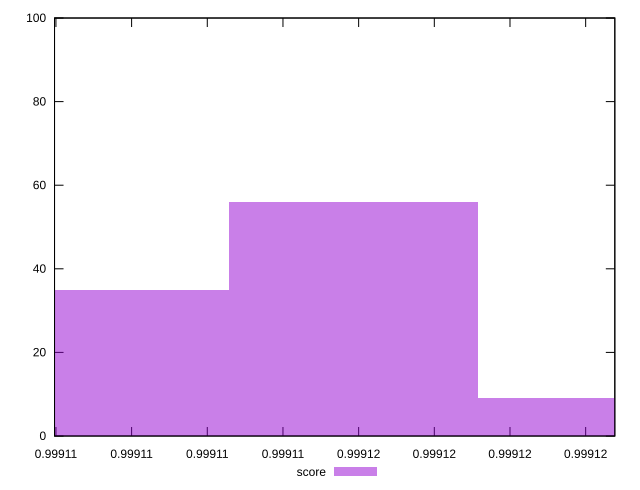

The gnuplot source for this figure:
reset

$score <<EOF
0.9991092985714362 35
0.9991158642293665 56
0.9991224298872968 9
EOF

set key outside below
set boxwidth 0.00000656565793031199
set xrange [0.9991079629833008:0.9991227705354161]
set yrange [0:100]
set trange [0:100]
set style fill transparent solid 0.5 noborder
set terminal svg size 640, 490 enhanced background rgb 'white'
set output "reprap/first-cpu-idle/samples/pages+cached+noexternal+nofonts+nosvg+noimg+nocss+nojs/score/histogram.svg"

plot $score title "score" with boxes

reset
